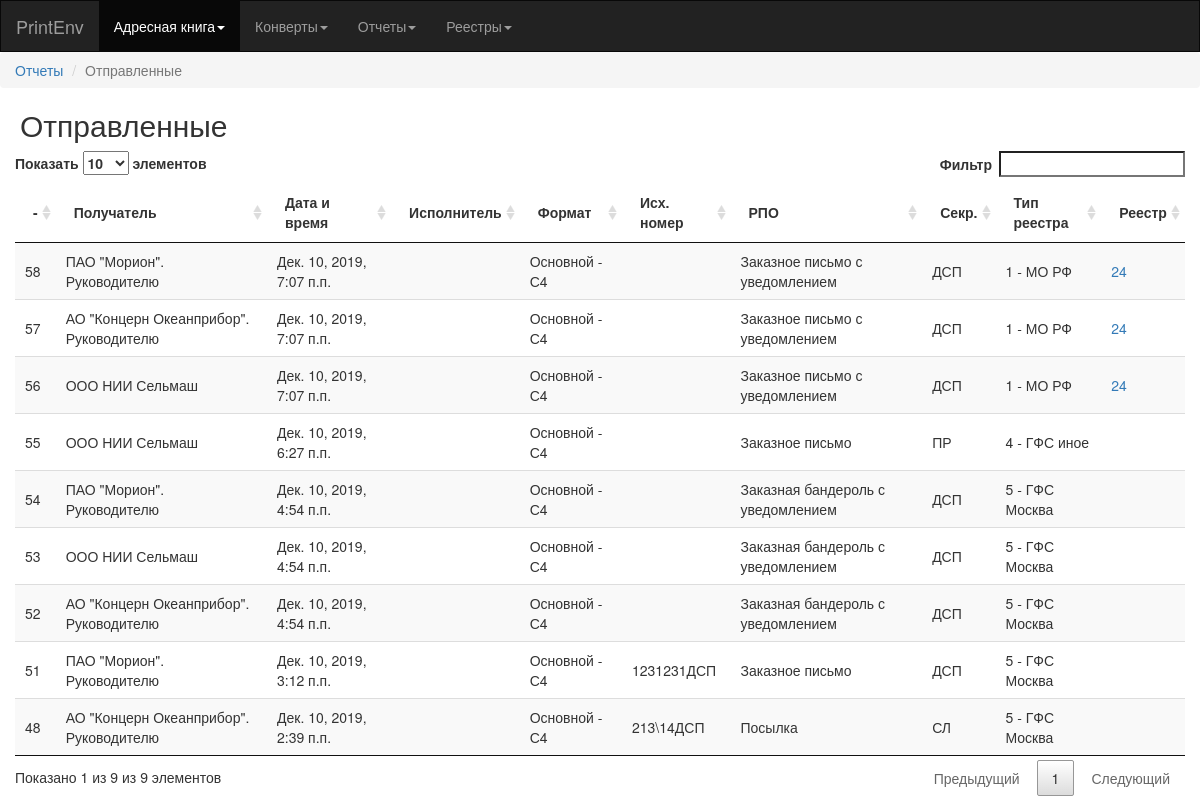
/sentenvelops/, run on the app's committed database.
### recepientsapp/models.py (models this page shows, shortened)
class SentEnvelop(models.Model):
	recipient = models.ForeignKey('Recepient', verbose_name='Получатель')
	date = models.DateTimeField('Дата и время создания', auto_now=True)
	username = models.CharField('Исполнитель', max_length=1, blank=True)
	rpo_type = models.ForeignKey('RPOType', null=True, verbose_name='Вид РПО')
	secret_type = models.ForeignKey('recepientsapp.SecretType', null=True, verbose_name='Тип секретности')
	envelop_format = models.ForeignKey('recepientsapp.Envelop', null=True, verbose_name='Формат конверта')
	outer_num = models.CharField('Исходящий номер', max_length=100, blank=True)
	registry_type = models.ForeignKey('recepientsapp.RegistryType', verbose_name='Тип реестра')
	registry = models.ForeignKey('recepientsapp.Registry', on_delete=models.SET_NULL, null=True, blank=True)
	class Meta:
		ordering = ['-pk']
		verbose_name = 'Отправленое'
		verbose_name_plural = 'Отправленные'

class Recepient(models.Model):
	title = models.CharField('Наименование адресата', max_length=100)
	pub_date = models.DateField('Дата публикации', auto_now_add=True)
	address = models.CharField('Адрес', max_length=100)
	region = models.CharField('Регион(область)', max_length=100)
	city = models.CharField('Регион(область)', max_length=100)
	postcode = models.CharField('Индекс', max_length=6, validators=[MinLengthValidator(6)], null=True)
	sender = models.BooleanField('Признак отправителя', default=False)
	class Meta:
		ordering = ['title']
		verbose_name = 'Получатель'
		verbose_name_plural = 'Получатели'
	def __str__(self):
		return self.title

class Envelop(models.Model):
	env_title = models.CharField('Название конверта', max_length=30)
	envelop_format = models.ForeignKey(EnvelopFormat)
	envelop_template = models.FileField('Шаблон конверта')
	class Meta:
		ordering = ['-pk']
		verbose_name = 'Конверт'
		verbose_name_plural = 'Конверты'
	def __str__(self):
		return self.env_title

class RPOType(models.Model):
	name = models.CharField('Название РПО', max_length=50)
	short_name = models.CharField('Краткое название', max_length=25)
	class Meta:
		ordering = ['name']
		verbose_name = 'Вид РПО'
		verbose_name_plural = 'Виды РПО'
	def __str__(self):
		return self.name

class SecretType(models.Model):
	short_name = models.CharField('Сокращенное название', max_length=15)
	name = models.CharField('Отображаемое название', max_length=30, blank=True)
	visible = models.BooleanField('Видимость', default=True)
	class Meta:
		ordering = ['short_name']
		verbose_name = 'Тип секретности'
		verbose_name_plural = 'Типы секретности'

class RegistryType(models.Model):
	title = models.CharField('Название реестра', max_length=30)
	template = models.FileField('Шаблон реестра')
	class Meta:
		ordering = ['-pk']
		verbose_name = 'Тип реестра'
		verbose_name_plural = 'Типы реестра'
	def __str__(self):
		return self.title

class Registry(models.Model):
	REGISTRY_TYPE_CHOICES = (
		('1', 'МО РФ'),
		('2', 'МО РФ'),
		('3', 'ГФС иное'),
		('4', 'ГФС москва'),
		('5', 'почта ФПС'),
		('6', 'почта России'),
		('7', 'посылки'),
	)
	date = models.DateField('Дата', auto_now_add=True)
	type = models.ForeignKey('recepientsapp.RegistryType', verbose_name='Тип реестра')
	rpo_type = models.ForeignKey('RPOType', verbose_name='Тип РПО', null=True, blank=True)
	class Meta:
		ordering = ['-pk']
		verbose_name = 'Реестр'
		verbose_name_plural = 'Реестры'

### recepientsapp/views.py (the view)
# urls.py: url(r'sentenvelops/$', views.sent_envelops, name='sent_envelops'),
def sent_envelops(request):
	sent_envelops_list = SentEnvelop.objects.all().order_by('-pk')
	return render(request, 'sent_envelops.html', {'sent_envelops_list': sent_envelops_list})

### recepientsapp/templates/sent_envelops.html (shortened to what this page needs)
{% extends 'base_template.html' %}
{% load static %}
{%block head%}
<link rel="stylesheet" type="text/css" href={% static "recepients/css/jquery.dataTables.min.css"%}>
{%endblock%}
{%block navimenu%}
<li><a href="">Отчеты</a></li>
<li class="active">Отправленные</li>
{%endblock%}
{%block header%}
<h2 style="margin-left: 20px;">Отправленные</h2>
{%endblock%}
{%block body%}
<div class = "col-md-12">
    <table id="example" class="display" style="width:100;">
            <thead>
                <tr>
                    <th>-</th>
                    <th>Получатель</th>
                    <th>Дата и время</th>
                    <th>Исполнитель</th>
                    <th>Формат</th>
                    <th>Исх. номер</th>
                    <th>РПО</th>
                    <th>Секр.</th>
                    <th>Тип реестра</th>
                    <th>Реестр</th>
                </tr>
            </thead>
            <tbody>
                  {% for envelop in sent_envelops_list %}
                <tr>
                    <td>{{ envelop.pk }}</td>
                    <td>{{ envelop.recipient }}</td>
                    <td>{{ envelop.date }}</td>
                    <td>{{ envelop.username }}</td>
                    <td>{{ envelop.envelop_format}}</td>
                    <td>{{ envelop.outer_num }}</td>
                    <td>{{ envelop.rpo_type }}</td>
                    <td>{{ envelop.secret_type.short_name }}</td>
                    <td>{{ envelop.registry_type }}</td>
                    <td><a href="{% url 'recepientsapp:registry_detail' envelop.registry.pk as the_url %}{{ the_url }}">{{ envelop.registry.pk }}</a></td>
                </tr>
                  {% endfor %}
            </tbody>
        </table>
</div>
{%endblock%}

### data on the page
SentEnvelop: pk "58", recipient "ПАО \"Морион\". Руководителю", date "Дек. 10, 2019, 7:07 п.п.", envelop_format "Основной - С4", rpo_type "Заказное письмо с уведомлением", secret_type.short_name "ДСП", registry_type "1 - МО РФ", registry.pk "24"
SentEnvelop: pk "57", recipient "АО \"Концерн Океанприбор\". Руководителю", date "Дек. 10, 2019, 7:07 п.п.", envelop_format "Основной - С4", rpo_type "Заказное письмо с уведомлением", secret_type.short_name "ДСП", registry_type "1 - МО РФ", registry.pk "24"
SentEnvelop: pk "56", recipient "ООО НИИ Сельмаш", date "Дек. 10, 2019, 7:07 п.п.", envelop_format "Основной - С4", rpo_type "Заказное письмо с уведомлением", secret_type.short_name "ДСП", registry_type "1 - МО РФ", registry.pk "24"
SentEnvelop: pk "55", recipient "ООО НИИ Сельмаш", date "Дек. 10, 2019, 6:27 п.п.", envelop_format "Основной - С4", rpo_type "Заказное письмо", secret_type.short_name "ПР", registry_type "4 - ГФС иное"
SentEnvelop: pk "54", recipient "ПАО \"Морион\". Руководителю", date "Дек. 10, 2019, 4:54 п.п.", envelop_format "Основной - С4", rpo_type "Заказная бандероль с уведомлением", secret_type.short_name "ДСП", registry_type "5 - ГФС Москва"
SentEnvelop: pk "53", recipient "ООО НИИ Сельмаш", date "Дек. 10, 2019, 4:54 п.п.", envelop_format "Основной - С4", rpo_type "Заказная бандероль с уведомлением", secret_type.short_name "ДСП", registry_type "5 - ГФС Москва"
SentEnvelop: pk "52", recipient "АО \"Концерн Океанприбор\". Руководителю", date "Дек. 10, 2019, 4:54 п.п.", envelop_format "Основной - С4", rpo_type "Заказная бандероль с уведомлением", secret_type.short_name "ДСП", registry_type "5 - ГФС Москва"
SentEnvelop: pk "51", recipient "ПАО \"Морион\". Руководителю", date "Дек. 10, 2019, 3:12 п.п.", envelop_format "Основной - С4", outer_num "1231231ДСП", rpo_type "Заказное письмо", secret_type.short_name "ДСП", registry_type "5 - ГФС Москва"
SentEnvelop: pk "48", recipient "АО \"Концерн Океанприбор\". Руководителю", date "Дек. 10, 2019, 2:39 п.п.", envelop_format "Основной - С4", outer_num "213\\14ДСП", rpo_type "Посылка", secret_type.short_name "СЛ", registry_type "5 - ГФС Москва"
